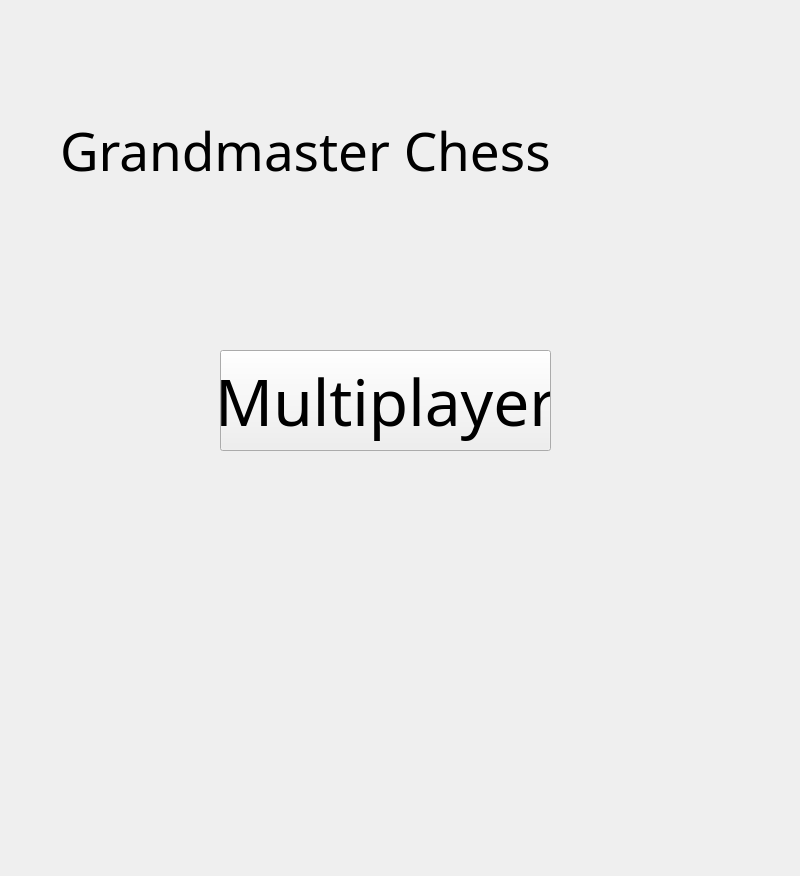
<?xml version="1.0" encoding="UTF-8"?>
<ui version="4.0">
 <class>MainWindow</class>
 <widget class="QMainWindow" name="MainWindow">
  <property name="geometry">
   <rect>
    <x>0</x>
    <y>0</y>
    <width>800</width>
    <height>876</height>
   </rect>
  </property>
  <property name="windowTitle">
   <string>MainWindow</string>
  </property>
  <widget class="QWidget" name="centralwidget">
   <widget class="QLabel" name="ImageLabel">
    <property name="geometry">
     <rect>
      <x>10</x>
      <y>10</y>
      <width>781</width>
      <height>851</height>
     </rect>
    </property>
    <property name="text">
     <string/>
    </property>
   </widget>
   <widget class="QLabel" name="Heading">
    <property name="enabled">
     <bool>true</bool>
    </property>
    <property name="geometry">
     <rect>
      <x>60</x>
      <y>70</y>
      <width>651</width>
      <height>161</height>
     </rect>
    </property>
    <property name="font">
     <font>
      <family>Book Antiqua</family>
      <pointsize>40</pointsize>
     </font>
    </property>
    <property name="text">
     <string>Grandmaster Chess</string>
    </property>
   </widget>
   <widget class="QPushButton" name="Multiplayer_pushButton">
    <property name="geometry">
     <rect>
      <x>220</x>
      <y>350</y>
      <width>331</width>
      <height>101</height>
     </rect>
    </property>
    <property name="font">
     <font>
      <family>French Script MT</family>
      <pointsize>48</pointsize>
     </font>
    </property>
    <property name="text">
     <string>Multiplayer</string>
    </property>
   </widget>
  </widget>
 </widget>
 <resources/>
 <connections/>
</ui>
